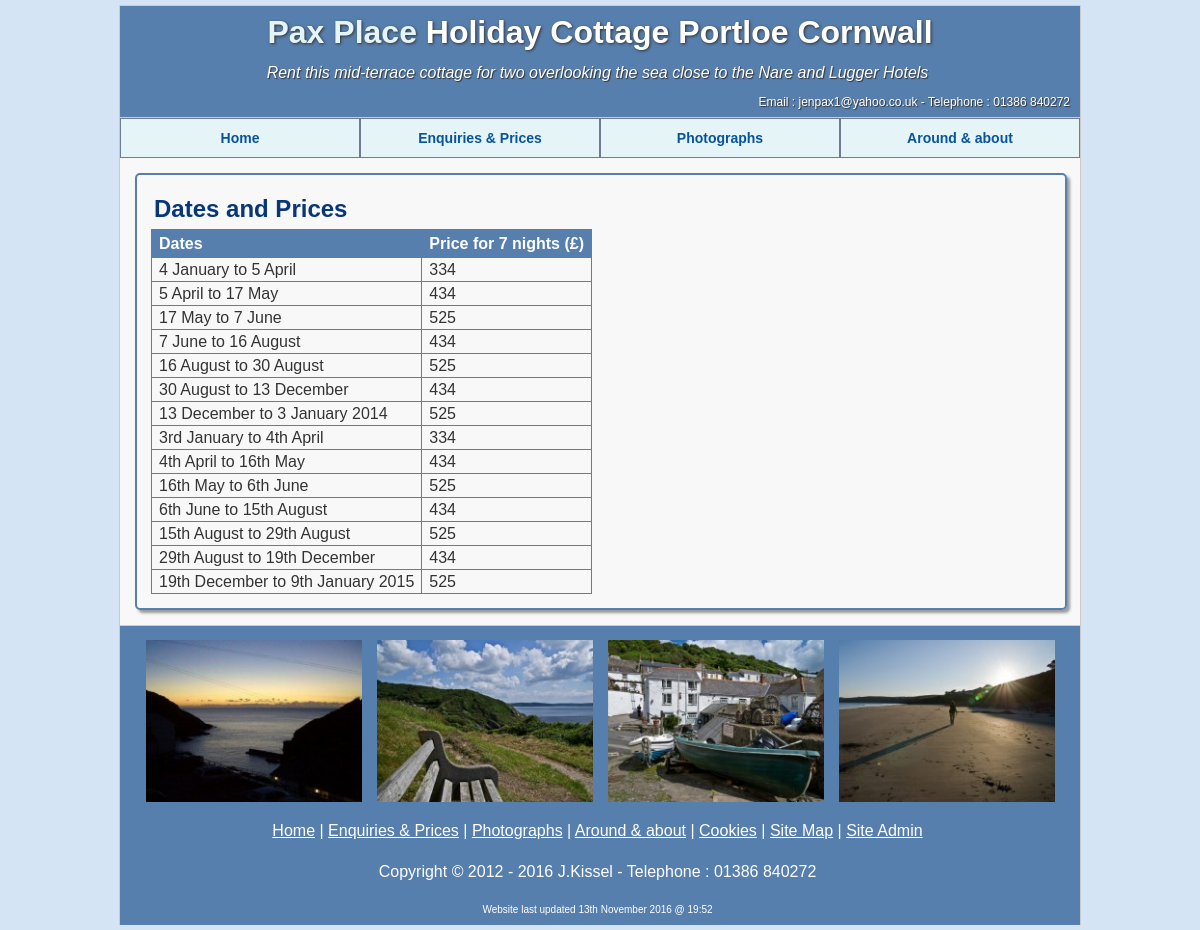
/dates_and_prices.php, run on an earlier commit of the app's database.
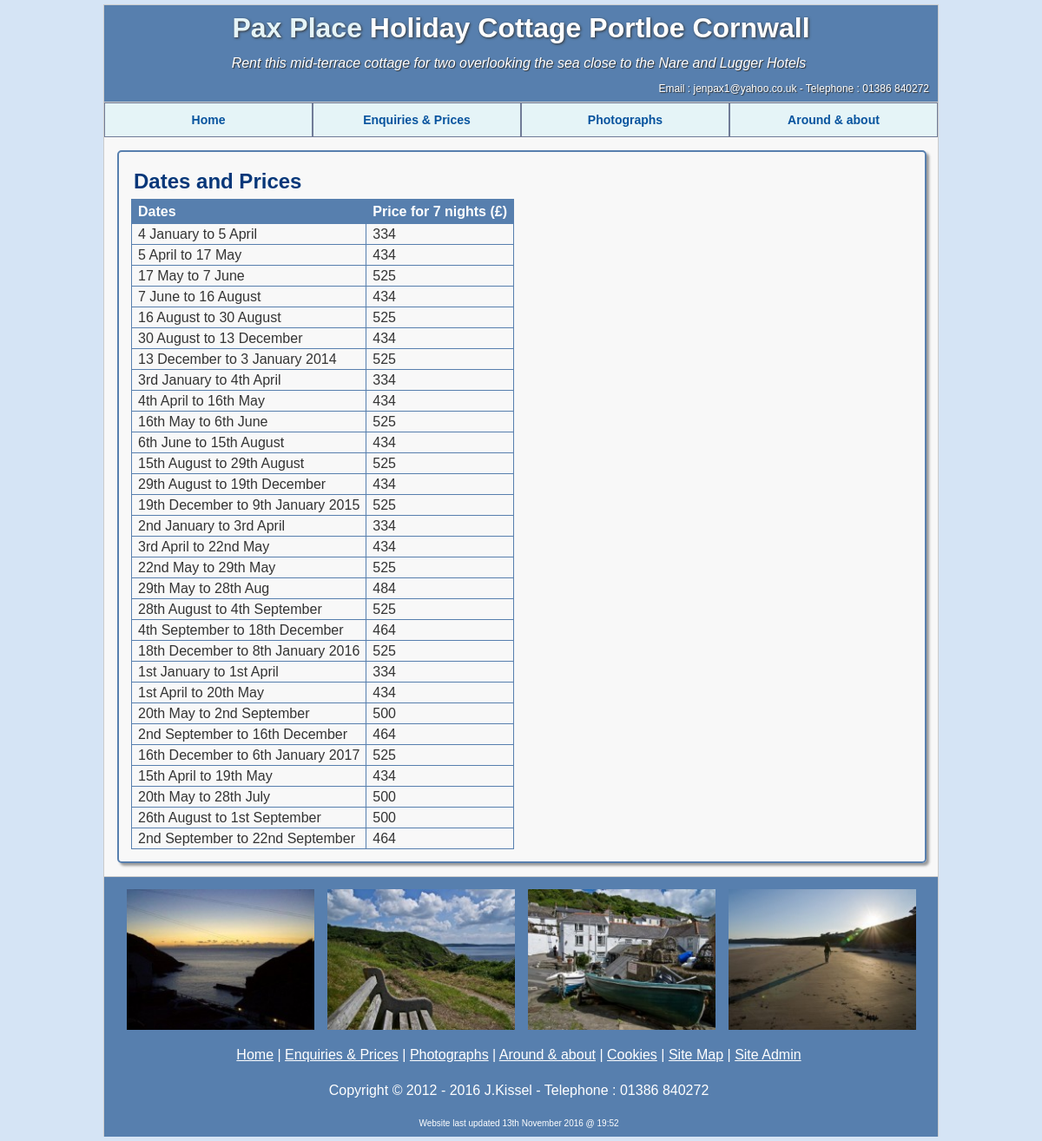
And on a later commit of the database.
### tables this page shows
CREATE TABLE IF NOT EXISTS `prices` (
  `id` int(6) NOT NULL AUTO_INCREMENT,
  `yr` int(4) NOT NULL,
  `fromDate` text NOT NULL,
  `toDate` text NOT NULL,
  `price` int(4) NOT NULL,
  `deleted` tinyint(1) NOT NULL DEFAULT '0',
  PRIMARY KEY (`id`)
);

### variables/variables.php (called while the page is built)
<?php
$footer='Copyright &copy; 2012 - 2016 J.Kissel';
$updated='Website last updated 13th November 2016 @ 19:52';
?>

### dates_and_prices.php (the view, shortened to what this page needs)
<!DOCTYPE html>
<html lang="en">
<head>
<link rel="stylesheet" type="text/css" href="style.css" media="screen" />
</head>
	<body>
		<div id="wrapper">
<?php include('includes/header.php'); ?>
<?php include('includes/nav.php'); ?>
<div id="content">
<div  class="blueBox">
<h2>Dates and Prices</h2>
<table><tr><th>Dates</th><th>Price for 7 nights (£)</th></tr>
<?php
$result = mysql_query("SELECT * FROM prices") or die ('Error: '.mysql_error ());
while($row = mysql_fetch_array($result))
{
 echo "<tr><td>" .$row ['fromDate']. " to " . $row['toDate'] . "</td><td>" . $row['price'] . "</td></tr>";
}
?>
</table>
</div>
</div>
<div id="footer">
<div style="padding-top:10px;"><table border="0" cellspacing="5" cellpadding="4" align="center">
  <tr>
    <td border="0"><img src="images/gallery/thumb_1341741707.jpg" width="216" ></td>
    <td  border="0"><img src="images/gallery/thumb_1341741726.jpg" width="216" ></td>
    <td border="0"><img src="images/gallery/thumb_1341683670.jpg" width="216" ></td>
    <td border="0"><img src="images/gallery/thumb_1341742409.jpg" width="216" ></td>
  </tr>
</table>
</div>
<?php include('includes/footer.php'); ?>
</div>
</body>
</html>

### includes/header.php
<div id="header">
<h1>
	<span style="color:#E5F4F7;">Pax Place</span> Holiday Cottage Portloe Cornwall
</h1>
<p>
	<i>
		Rent this mid-terrace cottage for two overlooking the sea close to the Nare and Lugger Hotels
	</i>
</p>
<p class="header_small">
	Email : <a href="../enquiries.php">jenpax1@yahoo.co.uk</a> - Telephone : 01386 840272
</p>
</div>

### includes/nav.php (shortened to what this page needs)
<div id="dropmenu">
<ul id="nav">
	<li><a href="index.php">Home</a></li>
    <li><a href="enquiries.php">Enquiries & Prices</a></li>
    <li><a href="gallery.php">Photographs</a>
    </li>
	<li><a href="local.php">Around & about</a>
        </li>
</ul>
</div>

### includes/footer.php
<?php include('variables/variables.php'); ?>
<p><a href="index.php">Home</a> | <a href="enquiries.php">Enquiries & Prices</a> | <a href="gallery.php">Photographs</a> | <a href="local.php">Around & about</a> | <a href="cookies.php">Cookies</a> | <a href="site_map.php">Site Map</a> | <a href="login_success.php">Site Admin</a></p>
<p><?php echo $footer ?> - Telephone : 01386 840272</p>
<p style="font-size:10px"><?php echo $updated ?></p>
</div>

### style.css (style rules this page uses)
body { background-color:#D5E4F5; font-family: arial; color:#333; margin:0; padding:0; }
#wrapper { width:960px; background-color:#f8f8f8; margin:5px auto; border-left:1px solid #ccc; border-right:1px solid #ccc; }
#header { width:960px; margin:0 auto; margin-bottom:0px; border-bottom:1px solid #ccc; border-top:1px solid #ccc; text-align:center; background-color:#577FAE; text-align:center; color:#FFF; }
#header h1 { padding:5px; color:#fff; text-shadow:1px 1px 3px #333; }
#header p { padding:5px; text-shadow:1px 1px 1px #333; }
#dropmenu { width:960px; background-color:#666; margin:0 auto; height:30px; }
#nav, #nav ul { padding: 0; margin:0 auto; list-style: none; line-height: 1; }
#nav a { display: block; color: #07539E; text-decoration: none; font-weight: bold; font-size:14px; background: #E5F4F7; text-align: center; padding:12px; }
#nav li { float: left; width: 238px; BORDER: #707B97 1px solid; }
#content { width:960px; float:left; padding:10px; }
h1 { color:#073779; padding:3px; margin-top:3px; margin-bottom:3px; }
h2 { color:#073779; padding:3px; margin-top:3px; margin-bottom:3px; }
p { padding:3px; margin-top:3px; margin-bottom:3px; margin-right:5px; }
table { border-collapse:collapse; }
td, th { border:1px solid #577FAE; padding:3px 7px 2px 7px; }
th { color:#FFF; background-color:#577FAE;text-align:left; padding-top:5px; padding-bottom:4px; }
.blueBox { width:900px; border: 2px solid #577FAE;margin:5px; padding:14px 14px 14px 14px; -moz-border-radius: 5px; -khtml-border-radius: 5px;-webkit-border-radius: 5px;box-shadow:3px 3px 3px #999; }
.header_small { font-size:12px; text-align:right;text-shadow:0px 0px 0px #333; padding-right:3px; }
.header_small a { color:#FFF; text-decoration:none;; }
#footer { clear:both; width:960px; border-top:1px solid #ccc; background-color:#577FAE; text-align:center; color:#FFF; }
#footer p { padding:10px; color:#FFF; }
#footer a { color:#FFF; }

What changed in the data, as far as the page shows it:
added prices: fromDate "2nd January", toDate "3rd April", price "334"
added prices: fromDate "3rd April", toDate "22nd May", price "434"
added prices: fromDate "22nd May", toDate "29th May", price "525"
added prices: fromDate "29th May", toDate "28th Aug", price "484"
added prices: fromDate "28th August", toDate "4th September", price "525"
added prices: fromDate "4th September", toDate "18th December", price "464"
added prices: fromDate "18th December", toDate "8th January 2016", price "525"
added prices: fromDate "1st January", toDate "1st April", price "334"
added prices: fromDate "1st April", toDate "20th May", price "434"
added prices: fromDate "20th May", toDate "2nd September", price "500"
added prices: fromDate "2nd September", toDate "16th December", price "464"
added prices: fromDate "16th December", toDate "6th January 2017", price "525"
added prices: fromDate "15th April", toDate "19th May", price "434"
added prices: fromDate "20th May", toDate "28th July", price "500"
added prices: fromDate "26th August", toDate "1st September", price "500"
added prices: fromDate "2nd September", toDate "22nd September", price "464"
